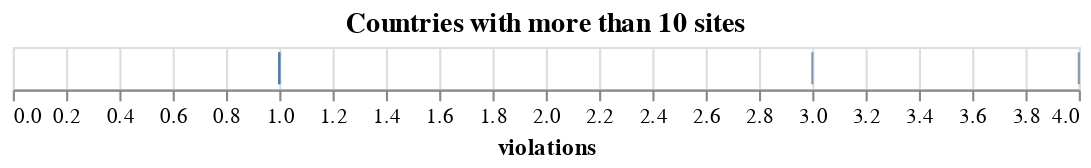

Source (notebook cell):
### Code cell
alt.Chart(
    _df #[_df.country.isin(COUNTRIES)]
).mark_tick(
    # opacity=0.01
).encode(
    alt.X(f'violations:Q'),
    # alt.Y('country:N', sort='-x'),
    # alt.Color('count()'),
    # alt.Tooltip(['count()'])
).properties(
    title='Countries with more than 10 sites',
    width=500
)

### Figure 1 — Vega-Lite specification as saved in the notebook (floating-point values rounded to 4 significant figures)
{"config": {"view": {"continuousWidth": 300, "continuousHeight": 300}}, "data": {"name": "data-b5adfa4348913ba227c51b77d1a6714b"}, "mark": {"type": "tick"}, "encoding": {"x": {"field": "violations", "type": "quantitative"}}, "title": "Countries with more than 10 sites", "width": 500, "$schema": "https://vega.github.io/schema/vega-lite/v5.15.1.json", "datasets": {"data-b5adfa4348913ba227c51b77d1a6714b": [{"page_id": 0, "violations": 1, "passes": 0, "Np": 1, "violation_ratio": 1.0}, {"page_id": 3, "violations": 1, "passes": 7, "Np": 8, "violation_ratio": 0.125}, {"page_id": 9, "violations": 3, "passes": 34, "Np": 37, "violation_ratio": 0.08108}, {"page_id": 13, "violations": 1, "passes": 41, "Np": 42, "violation_ratio": 0.02381}, {"page_id": 14, "violations": 4, "passes": 33, "Np": 37, "violation_ratio": 0.1081}]}}
